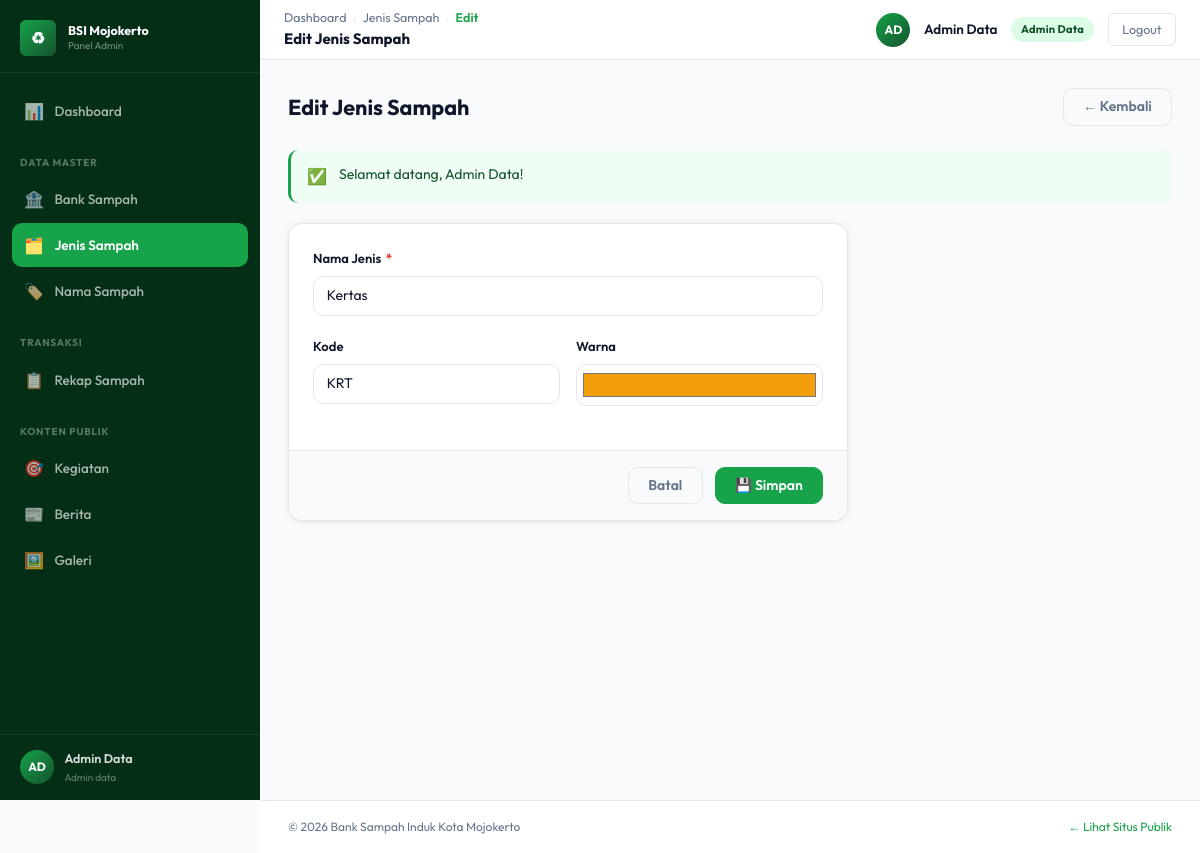
The app's page /admin/jenis-sampah/edit.php?id=2 (signed in) with its own data.
### tables this page shows
CREATE TABLE `jenis_sampah` (
  `id` int UNSIGNED NOT NULL,
  `nama` varchar(100) NOT NULL,
  `kode` varchar(10) DEFAULT NULL,
  `warna` varchar(7) NOT NULL DEFAULT '#16A34A',
  `dibuat_oleh` int UNSIGNED DEFAULT NULL,
  `created_at` timestamp NOT NULL DEFAULT CURRENT_TIMESTAMP
);

### core/Request.php (called while the page is built, shortened)
<?php
class Request
{
    public static function int(string $key, string $source = 'post', int $default = 0): int
    {
        $raw = $source === 'get' ? ($_GET[$key] ?? null) : ($_POST[$key] ?? null);
        $val = filter_var($raw, FILTER_VALIDATE_INT);
        return $val === false ? $default : (int)$val;
    }
}

### core/Database.php (called while the page is built, shortened)
<?php
class Database
{
    private static ?PDO $instance = null;
    public static function getInstance(): PDO
    {
        if (self::$instance === null) {
            $dsn = sprintf(
                'mysql:host=%s;port=%s;dbname=%s;charset=utf8mb4',
                DB_HOST, DB_PORT, DB_NAME
            );
            self::$instance = new PDO($dsn, DB_USER, DB_PASS, [
                PDO::ATTR_ERRMODE            => PDO::ERRMODE_EXCEPTION,
                PDO::ATTR_DEFAULT_FETCH_MODE => PDO::FETCH_ASSOC,
                PDO::ATTR_EMULATE_PREPARES   => false,
                PDO::MYSQL_ATTR_INIT_COMMAND => "SET NAMES utf8mb4 COLLATE utf8mb4_unicode_ci",
            ]);
        }
        return self::$instance;
    }
    public static function queryOne(string $sql, array $params = []): array|false
    {
        $stmt = self::getInstance()->prepare($sql);
        $stmt->execute($params);
        return $stmt->fetch();
    }
}

### models/JenisSampahModel.php (called while the page is built, shortened)
<?php
require_once dirname(__DIR__) . '/config/database.php';
function jenis_findById(int $id): array|false {
    return Database::queryOne("SELECT * FROM jenis_sampah WHERE id = ?", [$id]);
}

### admin/jenis-sampah/edit.php (the view, shortened to what this page needs)
<?php
require_once dirname(__DIR__, 2) . '/config/database.php';
require_once dirname(__DIR__, 2) . '/core/Helper.php';
require_once dirname(__DIR__, 2) . '/core/Request.php';
require_once dirname(__DIR__, 2) . '/models/JenisSampahModel.php';
$id  = Request::int('id','get');
$row = $id > 0 ? jenis_findById($id) : false;
require_once dirname(__DIR__, 2) . '/templates/admin/header.php';
require_once dirname(__DIR__, 2) . '/templates/admin/sidebar.php';
require_once dirname(__DIR__, 2) . '/templates/admin/topbar.php';
?>
<div class="page-header"><div><h1 class="page-title">Edit Jenis Sampah</h1></div><a href="index.php" class="btn btn-outline">← Kembali</a></div>
<?php require_once dirname(__DIR__, 2) . '/templates/admin/flash.php' ?>
<div class="form-card" style="max-width:560px;">
    <form method="POST" action="proses.php">
        <div class="form-card-body">
            <div class="form-group"><label class="form-label">Nama Jenis <span class="required">*</span></label><input type="text" name="nama" class="form-control" required maxlength="100" value="<?= e($row['nama']) ?>"></div>
            <div class="form-row">
                <div class="form-group"><label class="form-label">Kode</label><input type="text" name="kode" class="form-control" maxlength="10" value="<?= e($row['kode']) ?>"></div>
                <div class="form-group"><label class="form-label">Warna</label><input type="color" name="warna" class="form-control" value="<?= e($row['warna']) ?>" style="height:42px;padding:4px;"></div>
            </div>
        </div>
        <div class="form-card-footer"><a href="index.php" class="btn btn-outline">Batal</a><button type="submit" class="btn btn-primary">💾 Simpan</button></div>
    </form>
</div>
<?php require_once dirname(__DIR__, 2) . '/templates/admin/footer.php' ?>

### assets/css/variables.css (style rules this page uses)
:root { --color-primary: #16a34a; --color-primary-dark: #052e16; --color-primary-mid: #14532d; --color-primary-light: #dcfce7; --color-primary-pale: #f0fdf4; --color-primary-accent: #4ade80; --color-bg: #f8fafc; --color-surface: #ffffff; --color-border: #e2e8f0; --color-border-light: #f1f5f9; --color-text: #0f172a; --color-text-muted: #64748b; --color-text-light: #94a3b8; --color-danger: #dc2626; --color-danger-light: #fee2e2; --color-warning: #d97706; --color-warning-light: #fef3c7; --color-info: #2563eb; --color-info-light: #dbeafe; --color-purple: #7c3aed; --color-purple-light: #ede9fe; --font-display: 'Playfair Display', Georgia, serif; --font-body: 'Outfit', 'Segoe UI', system-ui, sans-serif; --font-mono: 'JetBrains Mono', 'Courier New', monospace; --radius-sm: 6px; --radius: 10px; --radius-md: 14px; --radius-lg: 20px; --radius-xl: 28px; --shadow-sm: 0 1px 3px rgba(0,0,0,.06), 0 1px 8px rgba(0,0,0,.04); --shadow: 0 2px 8px rgba(0,0,0,.08), 0 4px 16px rgba(0,0,0,.06); --shadow-md: 0 4px 24px rgba(0,0,0,.10); --shadow-lg: 0 12px 48px rgba(0,0,0,.14); --sidebar-width: 260px; --topbar-height: 60px; --transition: all 0.18s ease; --transition-fast: all 0.1s ease; }

### assets/css/components.css (style rules this page uses)
.btn { display: inline-flex; align-items: center; gap: 0.4rem; font-family: var(--font-body); font-weight: 600; font-size: 14px; padding: 0.5rem 1.2rem; border-radius: var(--radius); border: 1.5px solid transparent; cursor: pointer; transition: var(--transition); text-decoration: none; white-space: nowrap; user-select: none; line-height: 1.4; }
.btn-primary { background-color: var(--color-primary); color: #ffffff; border-color: var(--color-primary); }
.btn-outline { background-color: transparent; color: var(--color-text-muted); border-color: var(--color-border); }
.form-group { margin-bottom: 1.25rem; }
.form-label { display: block; font-size: 13px; font-weight: 600; color: var(--color-text); margin-bottom: 6px; }
.form-label .required { color: var(--color-danger); margin-left: 2px; }
.form-control { display: block; width: 100%; padding: 0.55rem 0.8rem; border: 1.5px solid var(--color-border); border-radius: var(--radius); font-size: 14px; font-family: var(--font-body); color: var(--color-text); background-color: var(--color-surface); transition: border-color 0.15s, box-shadow 0.15s; line-height: 1.5; }
.form-control::placeholder { color: var(--color-text-light); }
.form-row { display: grid; grid-template-columns: 1fr 1fr; gap: 1rem; }

### assets/css/admin.css (style rules this page uses)
.admin-body { background-color: var(--color-bg); min-height: 100vh; }
.page-header { display: flex; align-items: center; justify-content: space-between; gap: 1rem; margin-bottom: 1.5rem; flex-wrap: wrap; }
.page-title { font-size: 1.35rem; font-weight: 700; color: var(--color-text); }
.form-card { background: var(--color-surface); border-radius: var(--radius-md); border: 1px solid var(--color-border); box-shadow: var(--shadow-sm); overflow: hidden; }
.form-card-body { padding: 1.5rem; }
.form-card-footer { padding: 1rem 1.5rem; border-top: 1px solid var(--color-border); background-color: var(--color-bg); display: flex; align-items: center; gap: 0.75rem; justify-content: flex-end; }

### records on screen
jenis_sampah: nama "Kertas", kode "KRT", warna "#f59e0b"

### other values on screen
$initials "AD"
$userName "Admin Data"
str_replace('_', ' ', ucfirst($userRole)) "Admin data"
$crumb['label'] "Jenis Sampah"
$crumb['label'] "Edit"
$topbarTitle "Edit Jenis Sampah"
$d['label'] "Admin Data"
$icon "✅"
$flash['message'] "Selamat datang, Admin Data!"
APP_NAME "Bank Sampah Induk Kota Mojokerto"
